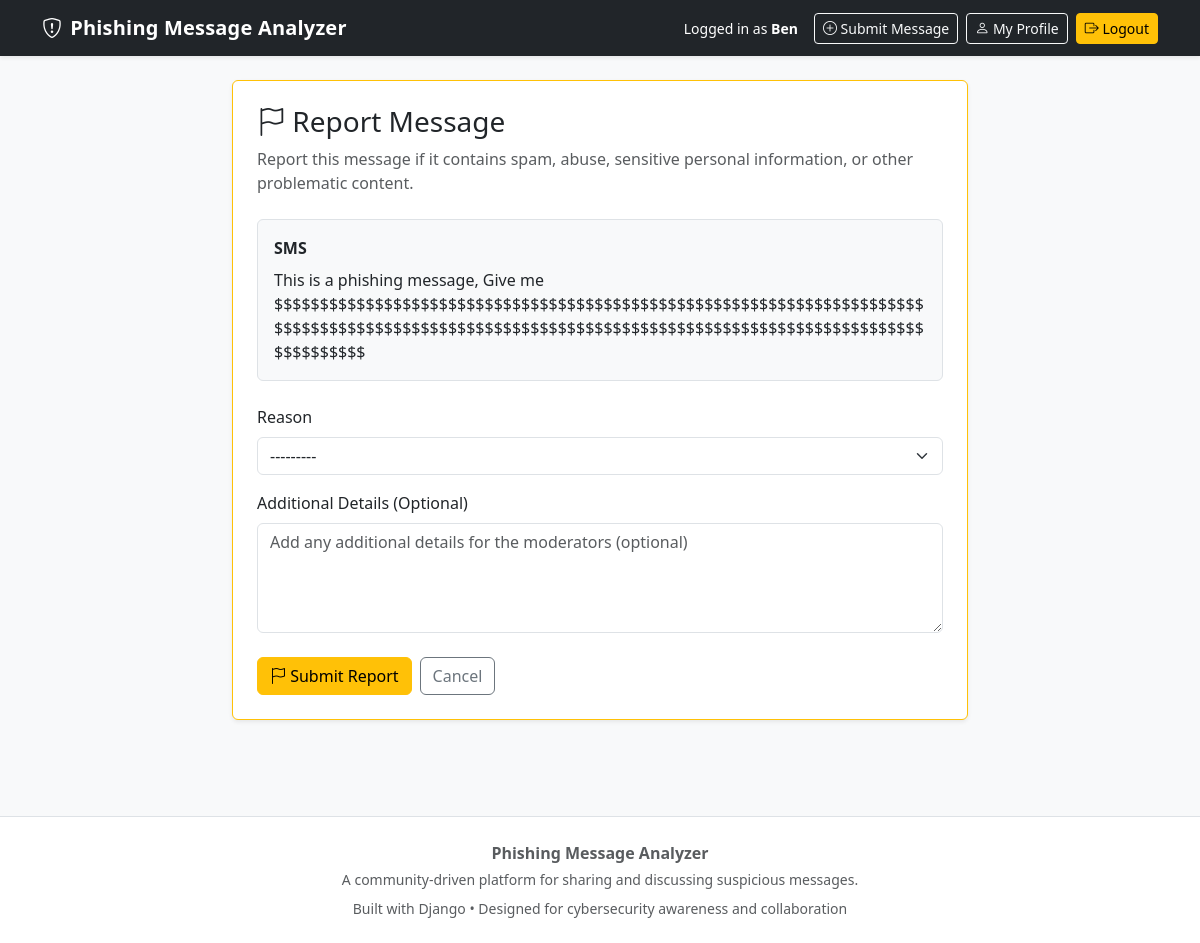
The page /message/47/report/ (signed in) on the database its author committed.
### analyzer/models.py (models this page shows, shortened)
class Message(models.Model):
    MESSAGE_TYPES = [
        ('Email', 'Email'),
        ('SMS', 'SMS'),
    ]
    CLASSIFICATIONS = [
        ('Phishing', 'Phishing'),
        ('Legitimate', 'Legitimate'),
        ('Unsure', 'Unsure'),
    ]
    user = models.ForeignKey(User, on_delete=models.CASCADE, null=True, blank=True)
    message_content = models.TextField()
    message_type = models.CharField(max_length=10, choices=MESSAGE_TYPES)
    sender = models.CharField(max_length=255, blank=True)
    additional_details = models.TextField(blank=True)
    classification = models.CharField(max_length=20, choices=CLASSIFICATIONS)
    submission_date = models.DateTimeField(auto_now_add=True)
    likes = models.ManyToManyField(User, related_name='liked_messages', blank=True)
    screenshot = models.ImageField(upload_to='message_screenshots/', blank=True, null=True)
    redacted_screenshot = models.ImageField(
        upload_to='redacted_message_screenshots/',
        blank=True,
        null=True
    )
    image_moderation_labels = models.JSONField(blank=True, null=True)
    image_relevance_status = models.CharField(
        max_length=20,
        choices=ModerationStatus.choices,
        default=ModerationStatus.APPROVED,
    )
    image_relevance_reason = models.TextField(blank=True)
    is_approved = models.BooleanField(default=True)
    is_flagged = models.BooleanField(default=False)
    is_removed = models.BooleanField(default=False)
    moderation_status = models.CharField(
        max_length=20,
        choices=ModerationStatus.choices,
        default=ModerationStatus.APPROVED,
    )
    moderation_reason = models.TextField(blank=True)
    image_moderation_status = models.CharField(
        max_length=20,
        choices=ModerationStatus.choices,
        default=ModerationStatus.APPROVED,
    )
    image_moderation_reason = models.TextField(blank=True)
    pii_scan_status = models.CharField(
        max_length=20,
        choices=ModerationStatus.choices,
        default=ModerationStatus.APPROVED,
    )
    pii_detected = models.BooleanField(default=False)
    pii_review_required = models.BooleanField(default=False)
    pii_notes = models.TextField(blank=True)

### analyzer/views.py (the view)
# urls.py: path('message/<int:message_id>/report/', views.report_message, name='report_message'),
@login_required
def report_message(request, message_id):
    message = get_object_or_404(Message, id=message_id, is_removed=False)
    existing_report = MessageReport.objects.filter(message=message, reporter=request.user).first()
    if existing_report:
        messages.info(request, "You have already reported this message.")
        return redirect('message_detail', message_id=message.id)
    if request.method == 'POST':
        form = MessageReportForm(request.POST)
        if form.is_valid():
            report = form.save(commit=False)
            report.message = message
            report.reporter = request.user
            report.save()
            message.is_flagged = True
            message.save()
            messages.success(request, "This message has been reported for moderator review.")
            return redirect('message_detail', message_id=message.id)
    else:
        form = MessageReportForm()
    return render(request, 'analyzer/report_message.html', {
        'form': form,
        'message': message,
    })

### analyzer/forms.py
class MessageReportForm(forms.ModelForm):
    class Meta:
        model = MessageReport
        fields = ['reason', 'details']
        widgets = {
            'reason': forms.Select(attrs={'class': 'form-select'}),
            'details': forms.Textarea(attrs={
                'class': 'form-control',
                'rows': 4,
                'placeholder': 'Add any additional details for the moderators (optional)'
            }),
        }

### analyzer/templates/analyzer/report_message.html (shortened to what this page needs)
{% extends "analyzer/base.html" %}
{% block content %}
<div class="row justify-content-center">
    <div class="col-lg-8">
        <div class="card shadow-sm border-warning">
            <div class="card-body p-4">
                <div class="mb-4">
                    <h1 class="h3 mb-2">
                        <i class="bi bi-flag"></i> Report Message
                    </h1>
                    <p class="text-muted mb-0">
                        Report this message if it contains spam, abuse, sensitive personal information, or other problematic content.
                    </p>
                </div>
                <div class="border rounded p-3 bg-light mb-4">
                    <div class="mb-2">
                        <strong>{{ message.message_type }}</strong>
                    </div>
                    <p class="mb-0">{{ message.message_content|truncatechars:250 }}</p>
                </div>
                <form method="post" novalidate>
                    <div class="mb-3">
                        <label for="{{ form.reason.id_for_label }}" class="form-label">Reason</label>
                        {{ form.reason }}
                    </div>
                    <div class="mb-4">
                        <label for="{{ form.details.id_for_label }}" class="form-label">Additional Details (Optional)</label>
                        {{ form.details }}
                    </div>
                    <div class="d-flex gap-2 flex-wrap">
                        <button type="submit" class="btn btn-warning">
                            <i class="bi bi-flag"></i> Submit Report
                        </button>
                        <a href="{% url 'message_detail' message.id %}" class="btn btn-outline-secondary">Cancel</a>
                    </div>
                </form>
            </div>
        </div>
    </div>
</div>
{% endblock %}

### analyzer/templates/analyzer/base.html (shortened to what this page needs)
<!DOCTYPE html>
<html lang="en">
<head>
    <link href="https://cdn.jsdelivr.net/npm/bootstrap@5.3.3/dist/css/bootstrap.min.css" rel="stylesheet">
    <link rel="stylesheet" href="https://cdn.jsdelivr.net/npm/bootstrap-icons@1.11.3/font/bootstrap-icons.css">
</head>
<body>
<nav class="navbar navbar-expand-lg navbar-dark bg-dark shadow-sm mb-4">
    <div class="container">
        <a class="navbar-brand fw-bold" href="{% url 'message_list' %}">
            <i class="bi bi-shield-exclamation me-2"></i>Phishing Message Analyzer
        </a>
        <div class="collapse navbar-collapse" id="mainNavbar">
            <div class="ms-auto d-flex flex-column flex-lg-row align-items-lg-center gap-2 mt-3 mt-lg-0">
                {% if user.is_authenticated %}
                    <span class="text-white small me-lg-2">
                        Logged in as <strong>{{ user.username }}</strong>
                    </span>
                    <a href="{% url 'submit_message' %}" class="btn btn-outline-light btn-sm">
                        <i class="bi bi-plus-circle"></i> Submit Message
                    </a>
                    <a href="{% url 'profile' %}" class="btn btn-outline-light btn-sm">
                        <i class="bi bi-person"></i> My Profile
                    </a>
                    <form action="{% url 'account_logout' %}" method="post" class="d-inline">
                        <button type="submit" class="btn btn-warning btn-sm">
                            <i class="bi bi-box-arrow-right"></i> Logout
                        </button>
                    </form>
                {% endif %}
            </div>
        </div>
    </div>
</nav>
<div class="container pb-5">
    {% block content %}{% endblock %}
</div>
<footer class="site-footer mt-5 py-4">
    <div class="container text-center text-muted">
        <p class="mb-1 fw-semibold">Phishing Message Analyzer</p>
        <p class="small mb-2">
            A community-driven platform for sharing and discussing suspicious messages.
        </p>
        <p class="small mb-0">
            Built with Django • Designed for cybersecurity awareness and collaboration
        </p>
    </div>
</footer>
</body>
</html>

### analyzer/templates/analyzer/base.html (style rules this page uses)
body { background-color: #f8f9fa; }
.navbar-brand { letter-spacing: 0.2px; }
.site-footer { border-top: 1px solid #dee2e6; background-color: #ffffff; }

### rows shown on the page
Message: message_type "SMS", message_content "This is a phishing message, Give me $$$$$$$$$$$$$$$$$$$$$$$$$$$$$$$$$$$$$$$$$$$$$$$$$$$$$$$$$$$$$$$$$$$$$$$$$$$$$$$$$$$$$$$$$$$$$$$$$$$$$$$$$$$$$$$$$$$$$$$$$$$$$$$$$$$$$$$$$$$$$$$$$$$$$$$$"

### other values the page prints
{{ user.username }} "Ben"
